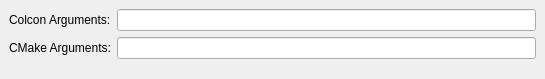
<?xml version="1.0" encoding="UTF-8"?>
<ui version="4.0">
 <class>ROSProjectManager::Internal::ROSColconStep</class>
 <widget class="QWidget" name="ROSProjectManager::Internal::ROSColconStep">
  <property name="geometry">
   <rect>
    <x>0</x>
    <y>0</y>
    <width>545</width>
    <height>79</height>
   </rect>
  </property>
  <layout class="QFormLayout" name="formLayout">
   <property name="fieldGrowthPolicy">
    <enum>QFormLayout::FieldGrowthPolicy::ExpandingFieldsGrow</enum>
   </property>
   <property name="leftMargin">
    <number>9</number>
   </property>
   <property name="topMargin">
    <number>9</number>
   </property>
   <property name="rightMargin">
    <number>9</number>
   </property>
   <property name="bottomMargin">
    <number>9</number>
   </property>
   <item row="0" column="0">
    <widget class="QLabel" name="colconArgumentsLabel">
     <property name="text">
      <string>Colcon Arguments:</string>
     </property>
     <property name="buddy">
      <cstring>colconArgumentsLineEdit</cstring>
     </property>
    </widget>
   </item>
   <item row="0" column="1">
    <widget class="QLineEdit" name="colconArgumentsLineEdit">
     <property name="clearButtonEnabled">
      <bool>true</bool>
     </property>
    </widget>
   </item>
   <item row="1" column="0">
    <widget class="QLabel" name="cmakeArgumentsLabel">
     <property name="text">
      <string>CMake Arguments:</string>
     </property>
    </widget>
   </item>
   <item row="1" column="1">
    <widget class="QLineEdit" name="cmakeArgumentsLineEdit"/>
   </item>
  </layout>
 </widget>
 <resources/>
 <connections/>
</ui>
